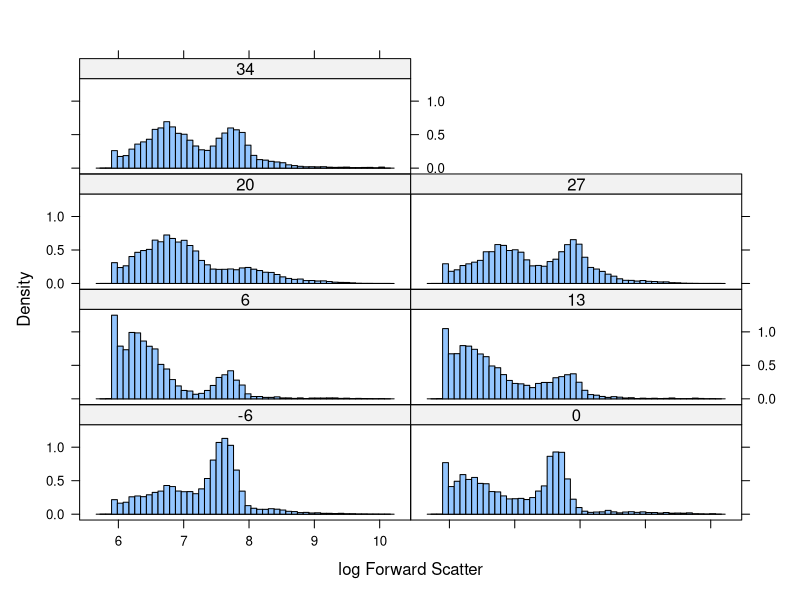

Reproduce this figure in R.
library(latticeExtra)


### Name: gvhd10
### Title: Flow cytometry data from five samples from a patient
### Aliases: gvhd10
### Keywords: datasets

### ** Examples

## Figure 3.4 from Sarkar (2008)
data(gvhd10)
histogram(~log2(FSC.H) | Days, gvhd10, xlab = "log Forward Scatter",
          type = "density", nint = 50, layout = c(2, 4))
